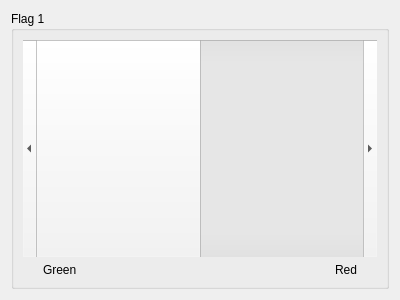
<?xml version="1.0" encoding="UTF-8"?>
<ui version="4.0">
 <class>Form</class>
 <widget class="QWidget" name="Form">
  <property name="geometry">
   <rect>
    <x>0</x>
    <y>0</y>
    <width>400</width>
    <height>300</height>
   </rect>
  </property>
  <property name="windowTitle">
   <string>Form</string>
  </property>
  <layout class="QHBoxLayout" name="horizontalLayout">
   <item>
    <widget class="QGroupBox" name="groupBox_1">
     <property name="sizePolicy">
      <sizepolicy hsizetype="Preferred" vsizetype="MinimumExpanding">
       <horstretch>0</horstretch>
       <verstretch>0</verstretch>
      </sizepolicy>
     </property>
     <property name="maximumSize">
      <size>
       <width>16777215</width>
       <height>16777215</height>
      </size>
     </property>
     <property name="title">
      <string>Flag 1</string>
     </property>
     <layout class="QVBoxLayout" name="verticalLayout_13">
      <item>
       <widget class="QScrollBar" name="horizontalScrollBar_2">
        <property name="sizePolicy">
         <sizepolicy hsizetype="Minimum" vsizetype="MinimumExpanding">
          <horstretch>0</horstretch>
          <verstretch>0</verstretch>
         </sizepolicy>
        </property>
        <property name="maximum">
         <number>1</number>
        </property>
        <property name="pageStep">
         <number>1</number>
        </property>
        <property name="orientation">
         <enum>Qt::Horizontal</enum>
        </property>
       </widget>
      </item>
      <item>
       <layout class="QHBoxLayout" name="horizontalLayout_2">
        <property name="leftMargin">
         <number>20</number>
        </property>
        <property name="rightMargin">
         <number>20</number>
        </property>
        <item alignment="Qt::AlignLeft|Qt::AlignTop">
         <widget class="QLabel" name="label_left">
          <property name="text">
           <string>Green</string>
          </property>
         </widget>
        </item>
        <item alignment="Qt::AlignRight|Qt::AlignTop">
         <widget class="QLabel" name="label_right">
          <property name="text">
           <string>Red</string>
          </property>
         </widget>
        </item>
       </layout>
      </item>
     </layout>
    </widget>
   </item>
  </layout>
 </widget>
 <resources/>
 <connections/>
</ui>
